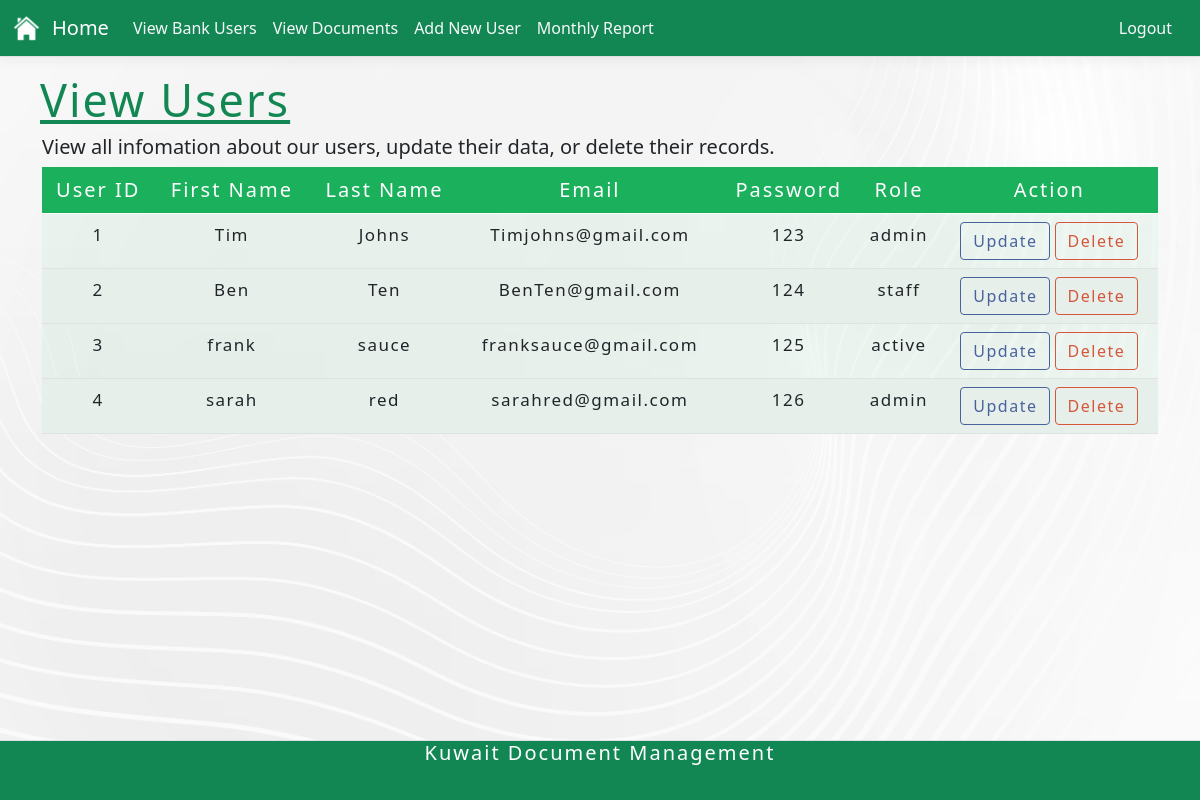
The page /Group31/viewUser.php on the database as committed earlier.
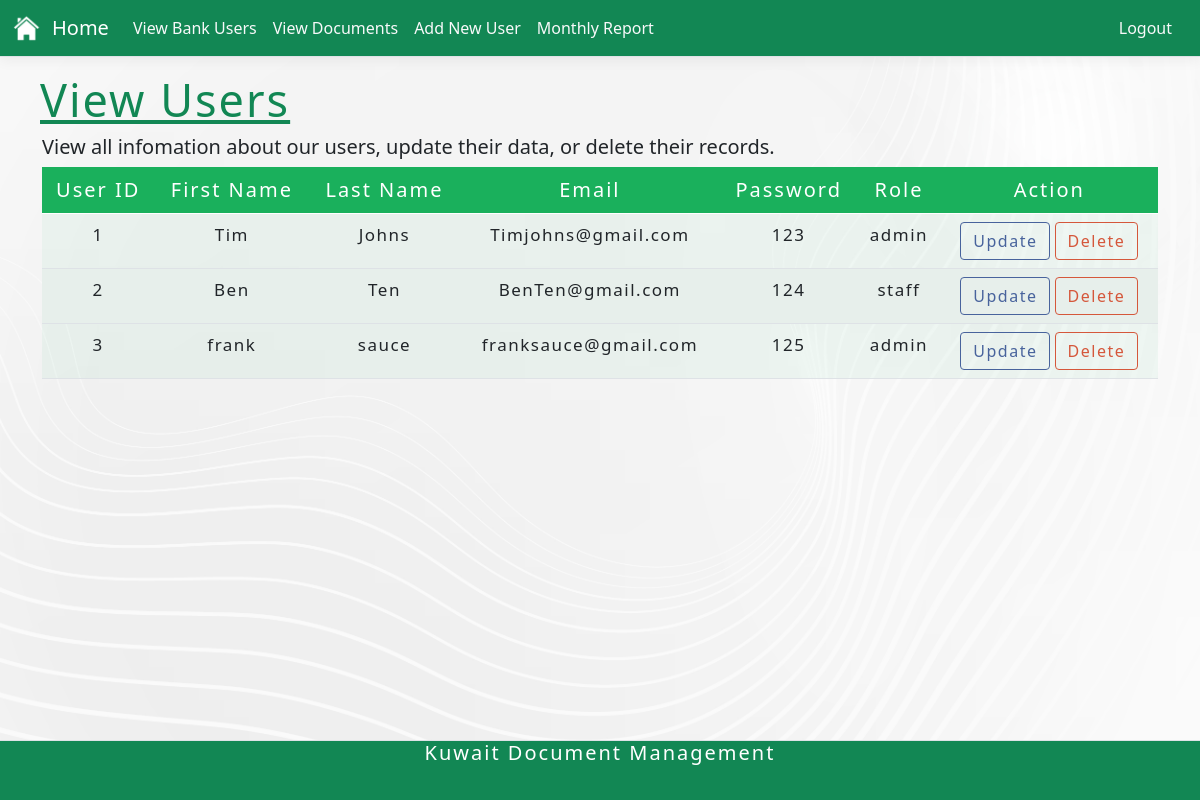
The same page on the database as committed later.
### tables this page shows
CREATE TABLE "credentials" (
	"id"	INTEGER NOT NULL,
	"fname"	TEXT NOT NULL,
	"lname"	TEXT NOT NULL,
	"email"	TEXT NOT NULL,
	"password"	TEXT NOT NULL,
	"role"	TEXT NOT NULL,
	PRIMARY KEY("id")
);

### Group31/viewUserSQL.php (called while the page is built, shortened)
<?php
function getUsers (){
    $os = getOS();
    if($os === "Mac"){
        $db = new SQLITE3('../Database/Kuwaitt.db');
    }
    else{
        $db = new SQLITE3('..\\Database\\Kuwaitt.db');
    }
    $sql = "SELECT * FROM credentials";
    $stmt = $db->prepare($sql);
    $result = $stmt->execute();
    while ($row = $result->fetchArray()){
        $arrayResult [] = $row;
    }
    return $arrayResult;
}

### Group31/viewUser.php (the view, shortened to what this page needs)
<?php
require("adminNav.php");
include_once("viewUserSQL.php");
$user = getUsers();
?>
        <div>
  <h1 class="tableHeader"><u>View Users</u></h1>
</div>
<div class="container bgColor">
        <main role="main" class="pb-3">
            <h5>View all infomation about our users, update their data, or delete their records.</h5>
                <div class="row">
                <div class="col">
                <table class="table table-hover">
                    <thead class="theadColour" >
                        <td style="text-align: center;">User ID</td>
                        <td style="text-align: center;">First Name</td>
                        <td style="text-align: center;">Last Name</td>
                        <td style="text-align: center;">Email</td>
                        <td style="text-align: center;">Password</td>
                        <td style="text-align: center;">Role</td>
                        <td style="text-align: center;">Action</td>
                    </thead>
                    <?php
                        for ($i=0; $i<count($user); $i++):
                    ?>
                    <tr>
                        <td class="tbContents"><?php echo $user[$i]['id']?></td>
                        <td class="tbContents"><?php echo $user[$i]['fname']?></td>
                        <td class="tbContents"><?php echo $user[$i]['lname']?></td>
                        <td class="tbContents"><?php echo $user[$i]['email']?></td>
                        <td class="tbContents"><?php echo $user[$i]['password']?></td>
                        <td class="tbContents"><?php echo $user[$i]['role']?></td>
                        <td style="text-align: center;"><a href="updateUser.php?uid=<?php echo $user[$i]['id']; ?>" class="btn btn-action">Update</a>
                        <a href="deleteUser.php?id=<?php echo $user[$i]['id']; ?>" class="btn btn-negative">Delete</a></td>
                    </tr>
                    <?php endfor;?>
                </table>
            </div>
        </div>
        </main>
</div>
<?php require("Footer.php");?>

Rows that differ between the two databases and show on the page:
removed credentials: id "4", fname "sarah", lname "red", email "sarahred@gmail.com", password "126", role "admin"
changed credentials "frank": role "active" → "admin"
